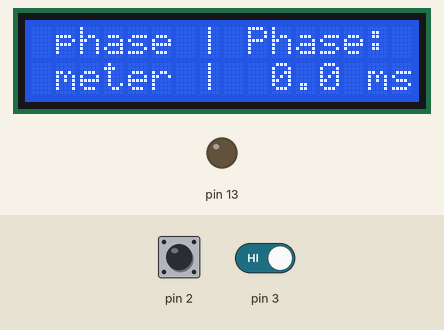
This sketch was run on a simulated Arduino Uno, built with avr-gcc and run on an emulated ATmega328P. Parts: 16×2 character LCD, output pins drawn as LEDs (lit = HIGH). The test bench sets the inputs (shaded band); at power-on: pin 3 HIGH, pin 2 HIGH. What the sketch prints to the serial monitor is not drawn.

Above: at 1.2 s.
1.3 s: pin 3 driven LOW
At 2.0 s:
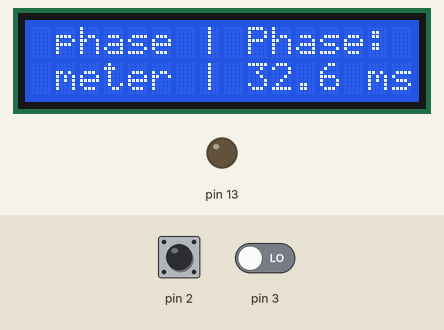
Timing chart, 0 to 4.3 s (numbered marks = the images above; inputs shaded):
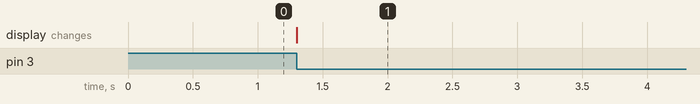

Measured:
- after the input at 1.3 s, the display: changes at once (image 1)

The sketch:

Phasemeter.ino
```cpp
// (licence header left out)
#include <LiquidCrystal.h>

#define uselcd   // comment or uncomment the line to implement the function
//#define selftest // comment or uncomment the line to implement the function

#ifdef uselcd  // RS, EN, D4, D5, D6, D7
LiquidCrystal lcd(A0, A1, A2, A3, A4, A5);
#endif // (ifdef uselcd)

volatile long int t0;
volatile unsigned char phase;

void setup() {
  // shutdown the LED connected to pin #13
  pinMode(13, OUTPUT); digitalWrite(13, LOW);

# ifdef selftest
  // for testing purpose: pins #4 & #5 are used to stimulate pins #2 and #3
  pinMode(4, OUTPUT); digitalWrite(4, HIGH);
  pinMode(5, OUTPUT); digitalWrite(5, HIGH);
# endif // (ifdef selftest)

  // initializes the phase-meter
  Serial.begin(9600);
  pinMode(2, INPUT);
  pinMode(3, INPUT);
  attachInterrupt(digitalPinToInterrupt(2), int2, FALLING);
  attachInterrupt(digitalPinToInterrupt(3), int3, FALLING);

  // initializes the LCD
# ifdef uselcd
  lcd.begin(16, 2);    // defines the LCD type
  lcd.setCursor(0, 0); // set the cursor at the begining of the 1st line
  lcd.print(" phase | Phase:");
  lcd.setCursor(0, 1); // set the cursor at the begining of the 2nd line
  lcd.print(" meter |      ms");
# endif // (def selftest)
}

void loop() {
  //-------------------- generates two test signals, on pins #4 & #5 ----------------------
# ifdef selftest
  // sends a 1ms negative pulse on output #4
  digitalWrite(4, LOW);
  delay(1);
  digitalWrite(4, HIGH);
  // waits for the desired test duration minus 1ms
  char DelayMillis = 3;
  delay(DelayMillis - 1);
  // sends a 1ms negative pulse on output #5
  digitalWrite(5, LOW);
  delay(1);
  digitalWrite(5, HIGH);
  // waits for the balance to 20ms (50Hz)
  delay(20 - 2 - DelayMillis);
# endif // (def selftest)

  //--------------------- displays the measurement on the 2 x 16 LCD ----------------------
# ifdef uselcd
  float fPhase = 0.128 * phase; // recomputes measurement in millisecond, floating point
  lcd.setCursor(9, 1); // cursor at the begining of the phase display field
  if (fPhase<10) lcd.print(" "); // to deal with the variable length of the phase display
  lcd.print(fPhase, 1);
  lcd.setCursor(13,1);
  lcd.print(" ");
# endif // (def uselcd)
  //------------------------------------ end of loop() ------------------------------------
}

void int2() {
  t0 = micros(); // memorizes the date in µs at falling edge on pin #2
}

void int3() {
  // computes delay (in 128µs quanta) between falling edges on pin #2 and pin #3:
  //                               micros()-t0
  phase = constrain((micros()-t0)>>7, 0, 255);

  // transmits it over the Arduino UART Tx signal
  // ASCII string (in ms) terminated by CR/LF (for direct reading in hyperterminal)
//Serial.println(0.128 * phase);
  // single character binary, [0 ... 255] domain, LSB = 128µs (0 .. 32.64ms)
  Serial.write(phase);
}
```
